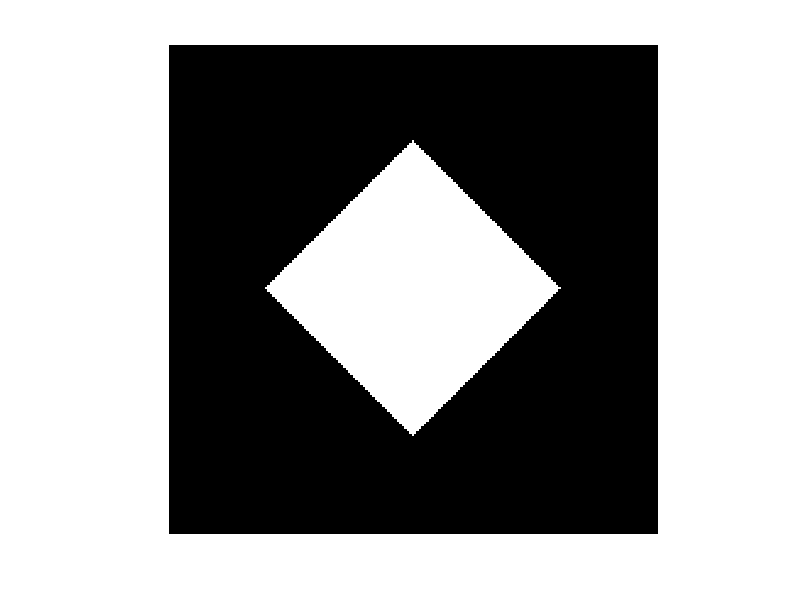

The MATLAB script that drew this image:
w = 200; 
h = 200; 
Cx = w / 2; 
Cy = h / 2; 
radius = 60; 

image = zeros(h, w); 

for y = 1:h
    for x = 1:w
        distance = abs(x - Cx) + abs(y - Cy); 
        if distance <= radius
            image(y, x) = 1;
        end
    end
end

imshow(image); 